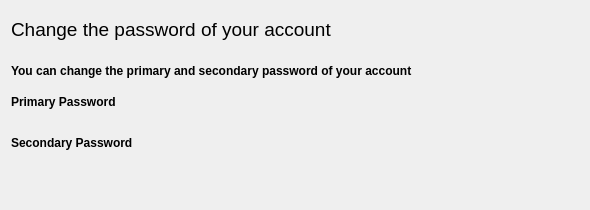
<?xml version="1.0" encoding="UTF-8"?>
<ui version="4.0">
 <class>AccountPasswordEditor</class>
 <widget class="QDialog" name="AccountPasswordEditor">
  <property name="geometry">
   <rect>
    <x>0</x>
    <y>0</y>
    <width>590</width>
    <height>210</height>
   </rect>
  </property>
  <property name="windowTitle">
   <string>Dialog</string>
  </property>
  <layout class="QGridLayout" name="gridLayout_3">
   <item row="0" column="0" colspan="2">
    <layout class="QGridLayout" name="gridLayout">
     <item row="0" column="0">
      <widget class="QLabel" name="title">
       <property name="font">
        <font>
         <pointsize>14</pointsize>
         <fontweight>ExtraLight</fontweight>
        </font>
       </property>
       <property name="text">
        <string>Change the password of your account</string>
       </property>
      </widget>
     </item>
     <item row="1" column="0">
      <widget class="QLabel" name="title_2">
       <property name="font">
        <font>
         <pointsize>9</pointsize>
         <bold>true</bold>
        </font>
       </property>
       <property name="text">
        <string>You can change the primary and secondary password of your account</string>
       </property>
      </widget>
     </item>
    </layout>
   </item>
   <item row="1" column="0" colspan="2">
    <layout class="QGridLayout" name="gridLayout_2">
     <item row="0" column="0">
      <widget class="QLabel" name="primaryPasswordLabel">
       <property name="font">
        <font>
         <bold>true</bold>
        </font>
       </property>
       <property name="text">
        <string>Primary Password</string>
       </property>
      </widget>
     </item>
     <item row="1" column="0">
      <widget class="PasswordEdit" name="primaryPasswordEdit" native="true"/>
     </item>
     <item row="2" column="0">
      <widget class="QLabel" name="secondaryPasswordLabel">
       <property name="font">
        <font>
         <bold>true</bold>
        </font>
       </property>
       <property name="text">
        <string>Secondary Password</string>
       </property>
      </widget>
     </item>
     <item row="3" column="0">
      <widget class="PasswordEdit" name="secondaryPasswordEdit" native="true"/>
     </item>
    </layout>
   </item>
   <item row="2" column="0" colspan="2">
    <layout class="QHBoxLayout" name="horizontalLayout">
     <property name="rightMargin">
      <number>0</number>
     </property>
     <item>
      <spacer name="horizontalSpacer">
       <property name="orientation">
        <enum>Qt::Orientation::Horizontal</enum>
       </property>
       <property name="sizeHint" stdset="0">
        <size>
         <width>40</width>
         <height>20</height>
        </size>
       </property>
      </spacer>
     </item>
     <item>
      <widget class="QPushButton" name="pushButton">
       <property name="text">
        <string/>
       </property>
       <property name="icon">
        <iconset resource="../../resources.qrc">
         <normaloff>:/images/widgets/accept.png</normaloff>:/images/widgets/accept.png</iconset>
       </property>
       <property name="iconSize">
        <size>
         <width>32</width>
         <height>32</height>
        </size>
       </property>
       <property name="flat">
        <bool>true</bool>
       </property>
      </widget>
     </item>
     <item>
      <widget class="QPushButton" name="pushButton_2">
       <property name="text">
        <string/>
       </property>
       <property name="icon">
        <iconset resource="../../resources.qrc">
         <normaloff>:/images/widgets/reject.png</normaloff>:/images/widgets/reject.png</iconset>
       </property>
       <property name="iconSize">
        <size>
         <width>32</width>
         <height>32</height>
        </size>
       </property>
       <property name="flat">
        <bool>true</bool>
       </property>
      </widget>
     </item>
     <item>
      <spacer name="horizontalSpacer_2">
       <property name="orientation">
        <enum>Qt::Orientation::Horizontal</enum>
       </property>
       <property name="sizeHint" stdset="0">
        <size>
         <width>40</width>
         <height>20</height>
        </size>
       </property>
      </spacer>
     </item>
    </layout>
   </item>
  </layout>
 </widget>
 <customwidgets>
  <customwidget>
   <class>PasswordEdit</class>
   <extends>QWidget</extends>
   <header>include/elements/passwordedit.h</header>
   <container>1</container>
  </customwidget>
 </customwidgets>
 <resources>
  <include location="../../resources.qrc"/>
 </resources>
 <connections>
  <connection>
   <sender>pushButton</sender>
   <signal>clicked()</signal>
   <receiver>AccountPasswordEditor</receiver>
   <slot>accept()</slot>
   <hints>
    <hint type="sourcelabel">
     <x>281</x>
     <y>176</y>
    </hint>
    <hint type="destinationlabel">
     <x>211</x>
     <y>203</y>
    </hint>
   </hints>
  </connection>
  <connection>
   <sender>pushButton_2</sender>
   <signal>clicked()</signal>
   <receiver>AccountPasswordEditor</receiver>
   <slot>reject()</slot>
   <hints>
    <hint type="sourcelabel">
     <x>321</x>
     <y>160</y>
    </hint>
    <hint type="destinationlabel">
     <x>393</x>
     <y>200</y>
    </hint>
   </hints>
  </connection>
 </connections>
</ui>
